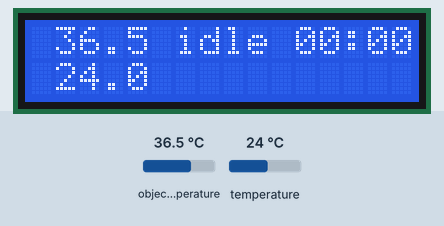
Recording of a sketch running on a simulated Arduino Uno, built with avr-gcc and run on an emulated ATmega328P. On the bench: 16×2 character LCD. Inputs (shaded band) come from the test bench; at power-on: object temperature 36.5 °C, temperature 24 °C. What the sketch prints to the serial monitor is not drawn.

Above: at 1.2 s.
1.3 s: object temperature set to 20 °C
At 2.8 s:
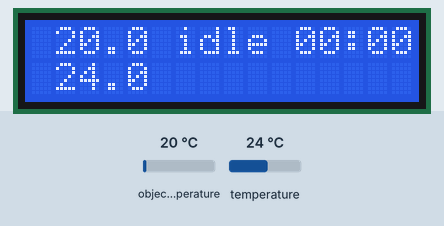
3.1 s: temperature set to 12 °C
At 3.6 s:
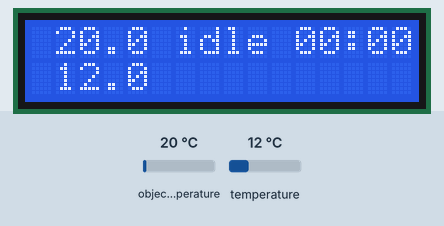
6.3 s: object temperature set to 26 °C
At 7.1 s:
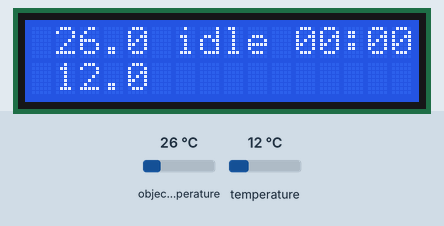
9.4 s: temperature set to 19 °C
At 10.7 s:
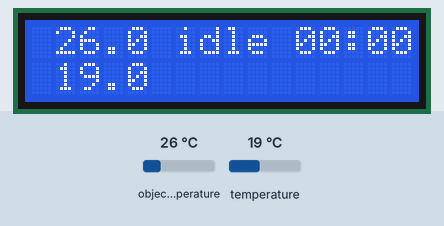
Timing chart, 0 to 12.0 s (numbered marks = the images above; inputs shaded):
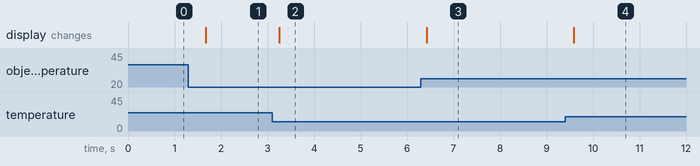

The sketch:

TCM_brew_assist.ino
```cpp
#include <EEPROM.h>
#include <Wire.h>
#include <Servo.h>

#ifndef Adafruit_MLX90614_H
#define Adafruit_MLX90614_H
#include <Adafruit_MLX90614.h>
#endif

#include <IRremote.h>
#include <LiquidCrystal_I2C.h>
#include "stepper_wrapper.h"
#include "Peripherals.h"
#include "init.h"
//#include "memory.h"
#include "refresh.h"


PeripheralArray pa;
void setup() {
  Serial.begin(9600);
  InitPeripheral(&pa);
}

void loop() {
  refresh(&pa);


  // put your main code here, to run repeatedly:
  /*
    Serial.print("Ambient = "); Serial.print(mlx.readAmbientTempC());
    Serial.print("*C\tObject = "); Serial.print(mlx.readObjectTempC()); Serial.println("*C");
    Serial.print("Ambient = "); Serial.print(mlx.readAmbientTempF());
    Serial.print("*F\tObject = "); Serial.print(mlx.readObjectTempF()); Serial.println("*F");

    Serial.println();
    delay(500);

    */

    delay(500);
}
```

Peripherals.h
```cpp
#ifndef Peripherals_H
#define Peripherals_H

#include <EEPROM.h>
#include <Wire.h>
#include <Servo.h>

#ifndef Adafruit_MLX90614_H
#define Adafruit_MLX90614_H
#include <Adafruit_MLX90614.h>
#endif

#include <IRremote.h>
#include <LiquidCrystal_I2C.h>
#include "stepper_wrapper.h"
#include "mission.h"

#define IrReceiverPin 10

struct IRinputBuffer {
  unsigned long numInput=0;
  };

struct PeripheralArray {
  StepperWrapper sw = StepperWrapper(2, 3, 4, 5);
  Adafruit_MLX90614 mlx = Adafruit_MLX90614();
  LiquidCrystal_I2C lcd = LiquidCrystal_I2C(0x27, 16, 2); // set the LCD address to 0x27  0x3F for a 16 chars and 2 line display
  IRrecv irrecv = IRrecv(IrReceiverPin);

  struct IRinputBuffer irb;
  mission mis;
};


#endif
```

init.cpp
```cpp
#include <EEPROM.h>
#include <Wire.h>
#include <Servo.h>

#ifndef Adafruit_MLX90614_H
#define Adafruit_MLX90614_H
#include <Adafruit_MLX90614.h>
#endif

#include <IRremote.h>
#include <LiquidCrystal_I2C.h>
#include "stepper_wrapper.h"
#include "init.h"

void InitPeripheral(struct PeripheralArray * pa) {
  pa->mlx.begin();
  pa->lcd.init();  //initialize the lcd
  pa->lcd.backlight();  //open the backlight
  pa->irrecv.enableIRIn(); //enable ir receiver module
};
```

init.h
```cpp
#include "Peripherals.h"

#ifndef init_H
#define init_H
void InitPeripheral(struct PeripheralArray * pa);

#endif
```

mission.h
```cpp
#ifndef mission_H
#define mission_H

class mission{
  public:
  unsigned int state=0;
  unsigned long TimeRequired=0;
  unsigned long StartTime=0;
  };
#endif
```

refresh.cpp
```cpp
#include "refresh.h"
#include "screenCompose.h"


void processiR(unsigned long code, PeripheralArray * pa) {
  unsigned long keynum = -1;
  switch (code) {
    case 0xFF30CF: //1
      keynum = 1;
      break;
    case 0xFF18E7: //2
      keynum = 2;
      break;
    case 0xFF7a85: //3
      keynum = 3;
      break;
    case 0xFF10ef: //4
      keynum = 4;
      break;
    case 0xFF38c7: //5
      keynum = 5;
      break;
    case 0xFF5aa5: //6
      keynum = 6;
      break;
    case 0xFF42bd: //7
      keynum = 7;
      break;
    case 0xFF4ab5: //8
      keynum = 8;
      break;
    case 0xFF52ad: //9
      keynum = 9;
      break;
    case 0xFF6897: //0
      keynum = 0;
      break;
    case 0xFF906f: //EQ
      keynum = 11;
      break;
    case 0xFFe01f: //-
      keynum = 12;
      break;
    case 0xFFa857: //+
      keynum = 13;
      break;
    case 0xFFc23d: //Start/Stop
      keynum = 14;
      break;
  }

  if (keynum <= 9) {
    pa->irb.numInput = pa->irb.numInput * 10;
    pa->irb.numInput += keynum;

    Serial.println(pa->irb.numInput);
  }

  if (keynum == 11) {
    pa->mis.TimeRequired = pa->irb.numInput * 60 * 1000;
    pa->irb.numInput = 0;
  }

  if (keynum == 12) {
    if (pa->mis.state == 0) {
      pa->mis.state = 1; // move left
    } else {
      pa->mis.state = 3; //shuting down
    }

  }

  if (keynum == 13) {
    if (pa->mis.state == 0) {
      pa->mis.state = 2; //move right
    } else {
      pa->mis.state = 3; //shuting down
    }
  }

  if (keynum == 14) {
    if (pa->mis.state == 0) {
      pa->mis.state = 4; //starting
    } else {
      pa->mis.state = 3; //shuting down
    }
  }

}


void checkIr(IRrecv irrecv, PeripheralArray * pa) {

  decode_results results;

  if (irrecv.decode(&results)) //if the ir receiver module receiver data
  {
    Serial.print("irCode: "); //print"irCode: "
    Serial.print(results.value, HEX); //print the value in hexdecimal
    Serial.print(", bits: "); //print" , bits: "
    Serial.println(results.bits); //print the bits
    irrecv.resume(); // Receive the next value

    processiR(results.value, pa);
  }

}

const char explStat[7][5] = {
  {'i', 'd', 'l', 'e'},
  {'m', 'v', 'L', 'E'},
  {'m', 'v', 'R', 'I'},
  {'A', 'B', 'R', 'T'},
  {'S', 'T', 'A', 'R'},
  {'W', 'A', 'T', 'P'},
  {'W', 'A', 'T', 'M'}
};


void refresh(PeripheralArray * pa) {
  ScreenComposer sc;

  float objt = pa->mlx.readObjectTempC();
  sc.TargetTemp = objt;

  float ambt = pa->mlx.readAmbientTempC();
  sc.AmbTemp = ambt;

  checkIr(pa->irrecv, pa);

  strcpy(sc.stat, explStat[pa->mis.state]);

  String s = String(pa->irb.numInput);

  strcmp(sc.inputEcho, s.c_str());

  unsigned long time = millis();

  if (pa->mis.StartTime == 0) {
    sc.RemainTime = pa->mis.TimeRequired / 1000;
  } else {
    sc.RemainTime = (millis() - pa->mis.StartTime - pa->mis.TimeRequired) / 1000;
  }

  if (pa->mis.StartTime == 0) {
    sc.UsedTime = 0;
  } else {
    sc.UsedTime = (pa->mis.TimeRequired) / 1000;
  }
  char  out[17];


  pa->lcd.clear();
  pa->lcd.setCursor(0,0);

  sc.FirstLine(out);
  pa->lcd.print(out);

  sc.SecondLine(out);

  pa->lcd.setCursor(0,1);
  pa->lcd.print(out);


};
```

refresh.h
```cpp
#include "Peripherals.h"

void refresh(PeripheralArray * pa);
```

screenCompose.cpp
```cpp
#include <Arduino.h>
#include<string.h>
#include "screenCompose.h"
#include "config.h"
//#include "memory.h"
void ScreenComposer::FirstLine(char  input[17]) {
  memset(input, 0x20, 16);

  char * outb = input;

  String tartmp = String(TargetTemp, 1);
  int tartmplen = tartmp.length();
  if (tartmplen > 5) {
#ifndef nodebug
    Serial.println("Target Temp Too Long to be shown on screen.");
#endif
  } else {
    int initpos =  5 - tartmplen;
    strcpy(outb + 1, tartmp.c_str());
  }

  Serial.println(stat);

  *(outb + 5) = 0x20;
  memcpy(outb + 6, stat, 4);
  Serial.println(input);

  Serial.println(RemainTime);

  int minu = RemainTime / 60;
  int minuh = (minu / 10) % 10;
  int minul = minu % 10;

  *(outb + 11) = '0' + minuh;
  *(outb + 12) = '0' + minul;

  *(outb + 13) = ':';

  int secu = RemainTime % 60;
  int secuh = ( secu / 10) % 10;
  int secul =  secu % 10;

  *(outb + 14) = '0' + secuh;
  *(outb + 15) = '0' + secul;


}
void ScreenComposer::SecondLine(char  input[17]) {
  memset(input, 0x20, 16);

  char * outb = input;

  String tartmp = String(AmbTemp, 1);
  int tartmplen = tartmp.length();
  if (tartmplen > 5) {
#ifndef nodebug
    Serial.println("Target Temp Too Long to be shown on screen.");
#endif
  } else {
    int initpos =  5 - tartmplen;
    strcpy(outb + 1, tartmp.c_str());
  }

  Serial.println(inputEcho);

  *(outb + 5) = 0x20;

  memcpy(outb + 6, inputEcho, 4);

  int minu = UsedTime / 60;
  int minuh = (minu / 10) % 10;
  int minul = minu % 10;

  *(outb + 11) = '0' + minuh;
  *(outb + 12) = '0' + minul;

  *(outb + 13) = ':';

  int secu = UsedTime % 60;
  int secuh = ( secu / 10) % 10;
  int secul =  secu % 10;

  *(outb + 14) = '0' + secuh;
  *(outb + 15) = '0' + secul;


}
```

screenCompose.h
```cpp
#ifndef ScreenComposer_H
#define ScreenComposer_H

class ScreenComposer{
  public:
    unsigned int RemainTime=0;
    unsigned int UsedTime=0;
    float TargetTemp=0.0;
    float AmbTemp=0.0;
    bool useFlash;
    char flash[17]={};
    char inputEcho[5]={};
    char stat[5]={};

    void FirstLine(char  input[17]);
    void SecondLine(char  input[17]);
};

#endif
```

stepper.h
```cpp
/*const int IN1 = 2;
const int IN2 = 3;
const int IN3 = 4;
const int IN4 = 5;*/
#ifndef STEPPER_H
#define STEPPER_H
//正转顺序
const char tab1[] =
{
  0x01, 0x03, 0x02, 0x06, 0x04, 0x0c, 0x08, 0x09
};
//反转的顺序
const char tab2[] =
{
  0x01, 0x09, 0x08, 0x0c, 0x04, 0x06, 0x02, 0x03
};
void setupstepper(int IN1, int IN2, int IN3, int IN4);
void ctlStepMotor(int angle, char speeds, int IN1, int IN2, int IN3, int IN4);
void StepMotorStop(int IN1, int IN2, int IN3, int IN4);
#endif
```

stepper_wrapper.cpp
```cpp
#include "stepper.h"
#include "stepper_wrapper.h"
StepperWrapper::StepperWrapper(int in1, int in2, int in3, int in4) {
  IN1 = in1;
  IN2 = in2;
  IN3 = in3;
  IN4 = in4;
  currentPos = 0;
  setupstepper(IN1, IN2, IN3, IN4);
};

void StepperWrapper::Move(int angle, char speeds) {
  ctlStepMotor(angle, speeds, IN1, IN2, IN3, IN4);
  currentPos += angle;
};

void StepperWrapper::Stop() {
  StepMotorStop(IN1, IN2, IN3, IN4);
};

int StepperWrapper::getCurrentPos() {
  return currentPos;
};

int StepperWrapper::setCurrentPos(int CurrentPos) {
  currentPos = CurrentPos;
};
```

stepper_wrapper.h
```cpp
#ifndef STEPPER_WRAPPER_H
#define STEPPER_WRAPPER_H
class StepperWrapper {
  public:
    StepperWrapper(int in1, int in2, int in3, int in4);
    void Move(int angle, char speeds);
    void Stop();
    int getCurrentPos();
    int setCurrentPos(int CurrentPos);
  private:
    int IN1;
    int IN2;
    int IN3;
    int IN4;
    int currentPos;
};
#endif
```

config.h
```cpp
#ifndef CONFIG_H
#define CONFIG_H


#endif
```

Measured:
- after the input at 1.3 s, the display: changes after 0.38 s (image 1)
- after the input at 3.1 s, the display: changes after 0.16 s (image 2)
- after the input at 6.3 s, the display: changes after 0.12 s (image 3)
- after the input at 9.4 s, the display: changes after 0.19 s (image 4)
